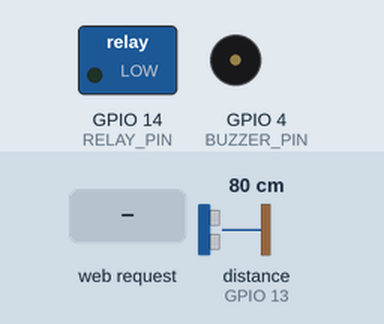
A sketch run on a simulated ESP32. Shown: switched loads named in the sketch (green lamp = pin HIGH), buzzer (waves = sounding). Wiring (inferred from the names in the program): ultrasonic range finder: trigger GPIO 12; echo GPIO 13. Inputs (shaded band) come from the test bench; at power-on: distance to the obstacle (sensor on GPIO 13) 80 cm. The echo pulse lasts 58.3 µs per cm; WiFi joins after 1.5 s; servers stay silent unless stated; pins used as bus, display or sensor lines are not drawn; what the sketch prints to the serial monitor is not drawn.

Above: at 3.2 s.
3.3 s: distance to the obstacle (sensor on GPIO 13) set to 18 cm
4.8 s: distance to the obstacle (sensor on GPIO 13) set to 15 cm
At 6.0 s:
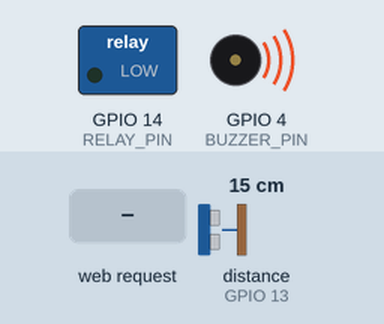
6.3 s: HTTP request GET /togglePump received
7.8 s: distance to the obstacle (sensor on GPIO 13) set to 9 cm
9.3 s: distance to the obstacle (sensor on GPIO 13) set to 6 cm
At 10.0 s:
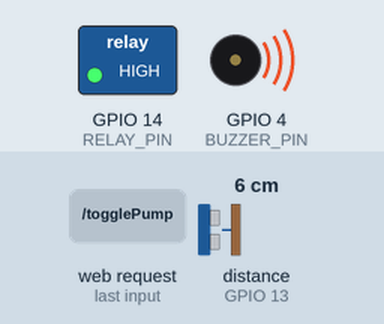
13.8 s: distance to the obstacle (sensor on GPIO 13) set to 35 cm
At 14.43 s:
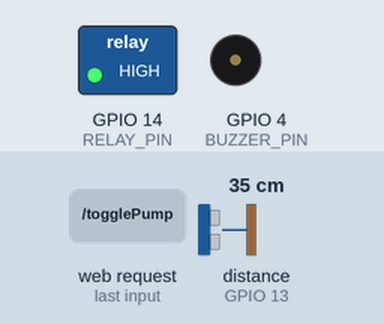
Timing chart, 0 to 16.8 s (numbered marks = the images above; inputs shaded):
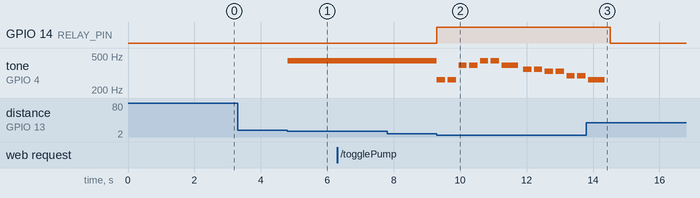

Measured:
- the behaviour switches between 17 and 16 cm on distance to the obstacle (sensor on GPIO 13) (found by bisection; images 0 and 1)
- the behaviour switches between 8 and 7 cm on distance to the obstacle (sensor on GPIO 13) (found by bisection; images 1 and 2)
- after the input at 4.8 s, tone on GPIO 4 (BUZZER_PIN): silent → 440 Hz at once
- after the input at 9.3 s, GPIO 14 (RELAY_PIN): LOW → HIGH at once; tone on GPIO 4 (BUZZER_PIN): plays 262 Hz for 0.25 s, 262 Hz for 0.25 s, 392 Hz for 0.25 s, 392 Hz for 0.25 s, 440 Hz for 0.25 s, 440 Hz for 0.25 s … (13 notes in this stretch), starting at once
- after the input at 13.8 s, GPIO 14 (RELAY_PIN): HIGH → LOW after 0.71 s; tone on GPIO 4 (BUZZER_PIN): goes on until 14.4 s, then stays silent

The sketch:

HeThongCanhBaoNgap.ino
```cpp
#include <WiFi.h>
#include <WebServer.h>

// Thông tin WiFi
const char* ssid = "Free";
const char* password = "1234567890";

// Sơ đồ chân
#define TRIG_PIN 12
#define ECHO_PIN 13
#define RELAY_PIN 14
#define BUZZER_PIN 4

WebServer webServer(80);

// Trạng thái máy bơm và còi
bool pumpStatus = false;
bool buzzerStatus = false;
float currentDistance = 0.0;
String currentFuzzyState = "";

// Định nghĩa các nốt nhạc
#define NOTE_C4  262
#define NOTE_D4  294
#define NOTE_E4  330
#define NOTE_F4  349
#define NOTE_G4  392
#define NOTE_A4  440
#define NOTE_B4  494
#define NOTE_C5  523

// Bài nhạc (Twinkle Twinkle Little Star)
int melody[] = {
  NOTE_C4, NOTE_C4, NOTE_G4, NOTE_G4, NOTE_A4, NOTE_A4, NOTE_G4,
  NOTE_F4, NOTE_F4, NOTE_E4, NOTE_E4, NOTE_D4, NOTE_D4, NOTE_C4
};

int noteDurations[] = {
  4, 4, 4, 4, 4, 4, 2,
  4, 4, 4, 4, 4, 4, 2
};

// Hàm fuzzy phân loại khoảng cách
String fuzzifyDistance(float distance) {
  if (distance > 0 && distance <= 7) {
    return "Nguy hiểm"; // 0-7 cm
  } else if (distance > 7 && distance <= 16) {
    return "Cảnh báo"; // 8-16 cm
  } else if (distance > 16) {
    return "An toàn"; // 17 cm trở lên
  } else {
    return "Ngoài phạm vi"; // Phòng trường hợp đo sai
  }
}

// Hàm phát nhạc
void playMelody() {
  for (int i = 0; i < sizeof(melody) / sizeof(melody[0]); i++) {
    int noteDuration = 1000 / noteDurations[i];
    tone(BUZZER_PIN, melody[i], noteDuration);
    delay(noteDuration * 1.3);
  }
  noTone(BUZZER_PIN);
}

// Hàm điều khiển máy bơm và còi dựa vào trạng thái fuzzy
void controlSystem(String fuzzyState) {
  if (fuzzyState == "An toàn") {
    digitalWrite(RELAY_PIN, LOW);  // Tắt bơm
    noTone(BUZZER_PIN);           // Tắt còi
    pumpStatus = false;
    buzzerStatus = false;
  } else if (fuzzyState == "Cảnh báo") {
    digitalWrite(RELAY_PIN, LOW);  // Tắt bơm
    tone(BUZZER_PIN, NOTE_A4);     // Phát tần số cảnh báo
    pumpStatus = false;
    buzzerStatus = true;
  } else if (fuzzyState == "Nguy hiểm") {
    digitalWrite(RELAY_PIN, HIGH); // Bật bơm
    playMelody();                  // Phát nhạc báo động
    pumpStatus = true;
    buzzerStatus = true;
  }
}

// Route để thay đổi trạng thái máy bơm
void handleTogglePump() {
  pumpStatus = !pumpStatus;
  digitalWrite(RELAY_PIN, pumpStatus ? HIGH : LOW);
  webServer.send(200, "text/plain", pumpStatus ? "Bật" : "Tắt");
}

// Route để thay đổi trạng thái còi
void handleToggleBuzzer() {
  buzzerStatus = !buzzerStatus;
  if (!buzzerStatus) {
    noTone(BUZZER_PIN);
  }
  webServer.send(200, "text/plain", buzzerStatus ? "Bật" : "Tắt");
}

// Route trả về trạng thái hệ thống dưới dạng JSON
void handleGetState() {
  String json = "{";
  json += "\"pump\":" + String(pumpStatus) + ",";
  json += "\"buzzer\":" + String(buzzerStatus) + ",";
  json += "\"distance\":" + String(currentDistance, 2) + ",";
  json += "\"fuzzyState\":\"" + currentFuzzyState + "\"";
  json += "}";
  webServer.send(200, "application/json", json);
}

// Trang web chính
void handleRoot() {
  String html = "<html>\
                 <head>\
                   <meta charset='UTF-8'>\
                   <title>Hệ thống chống ngập</title>\
                   <style>\
                     body { font-family: Arial, sans-serif; text-align: center; background-color: #f2f2f2; }\
                     h1 { color: #333; margin-top: 20px; }\
                     .status { font-size: 1.2em; margin: 10px; padding: 10px; border-radius: 5px; color: white; display: inline-block; }\
                     .status.on { background-color: #4CAF50; }\
                     .status.off { background-color: #f44336; }\
                     .button { padding: 10px 20px; font-size: 1em; margin: 10px; border: none; border-radius: 5px; cursor: pointer; color: white; }\
                     .button.pump { background-color: #007BFF; }\
                     .button.buzzer { background-color: #FF5722; }\
                   </style>\
                   <script>\
                     function fetchState() {\
                       fetch('/state')\
                         .then(response => response.json())\
                         .then(data => {\
                           document.getElementById('pump-status').innerText = data.pump ? 'Bật' : 'Tắt';\
                           document.getElementById('buzzer-status').innerText = data.buzzer ? 'Bật' : 'Tắt';\
                           document.getElementById('distance').innerText = data.distance + ' cm';\
                           document.getElementById('fuzzy-state').innerText = data.fuzzyState;\
                         });\
                     }\
                     setInterval(fetchState, 1000);\
                   </script>\
                 </head>\
                 <body>\
                   <h1>Hệ thống chống ngập</h1>\
                   <p><strong>Lưu lượng nước:</strong> <span id='distance'>0</span></p>\
                   <p><strong>Trạng thái cảnh báo:</strong> <span id='fuzzy-state'>-</span></p>\
                   <div>\
                     <p><strong>Trạng thái Máy bơm:</strong> <span id='pump-status'>-</span></p>\
                     <button class='button pump' onclick='fetch(\"/togglePump\")'>Chuyển đổi Máy bơm</button>\
                   </div>\
                   <div>\
                     <p><strong>Trạng thái Còi:</strong> <span id='buzzer-status'>-</span></p>\
                     <button class='button buzzer' onclick='fetch(\"/toggleBuzzer\")'>Chuyển đổi Còi</button>\
                   </div>\
                 </body>\
                 </html>";
  webServer.send(200, "text/html", html);
}

void setup() {
  Serial.begin(115200);

  // Cấu hình chân I/O
  pinMode(TRIG_PIN, OUTPUT);
  pinMode(ECHO_PIN, INPUT);
  pinMode(RELAY_PIN, OUTPUT);
  pinMode(BUZZER_PIN, OUTPUT);

  digitalWrite(RELAY_PIN, LOW);
  noTone(BUZZER_PIN);

  // Kết nối WiFi
  Serial.print("Kết nối tới WiFi...");
  WiFi.begin(ssid, password);
  while (WiFi.status() != WL_CONNECTED) {
    delay(1000);
    Serial.print(".");
  }
  Serial.println("\nWiFi đã kết nối!");
  Serial.println("IP: " + WiFi.localIP().toString());

  // Định nghĩa route
  webServer.on("/", handleRoot);
  webServer.on("/togglePump", handleTogglePump);
  webServer.on("/toggleBuzzer", handleToggleBuzzer);
  webServer.on("/state", handleGetState);
  webServer.begin();
  Serial.println("Máy chủ web đã sẵn sàng");
}

void loop() {
  // Đo khoảng cách
  digitalWrite(TRIG_PIN, LOW);
  delayMicroseconds(2);
  digitalWrite(TRIG_PIN, HIGH);
  delayMicroseconds(10);
  digitalWrite(TRIG_PIN, LOW);

  long duration = pulseIn(ECHO_PIN, HIGH, 30000);
  float distance = (duration * 0.034) / 2;

  if (distance > 0) {
    currentDistance = distance;
    currentFuzzyState = fuzzifyDistance(distance);
    controlSystem(currentFuzzyState);

    // Hiển thị thông tin trên Serial Monitor
    Serial.print("Khoảng cách đo được: ");
    Serial.print(currentDistance);
    Serial.println(" cm");

    Serial.print("Trạng thái fuzzy: ");
    Serial.println(currentFuzzyState);

    Serial.print("Trạng thái Máy bơm: ");
    Serial.println(pumpStatus ? "BẬT" : "TẮT");

    Serial.print("Trạng thái Còi: ");
    Serial.println(buzzerStatus ? "BẬT" : "TẮT");

    Serial.println("-----------------------------");

  }

  // Xử lý máy chủ
  webServer.handleClient();
}
```
